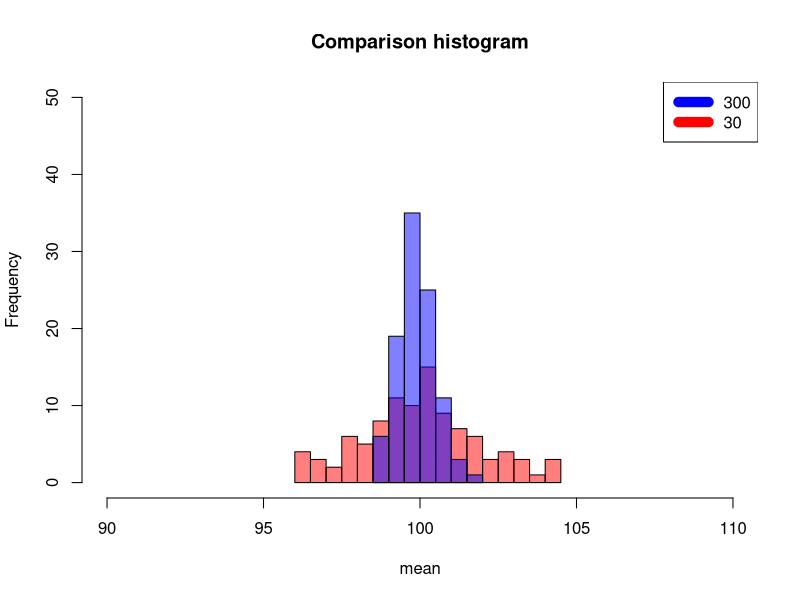
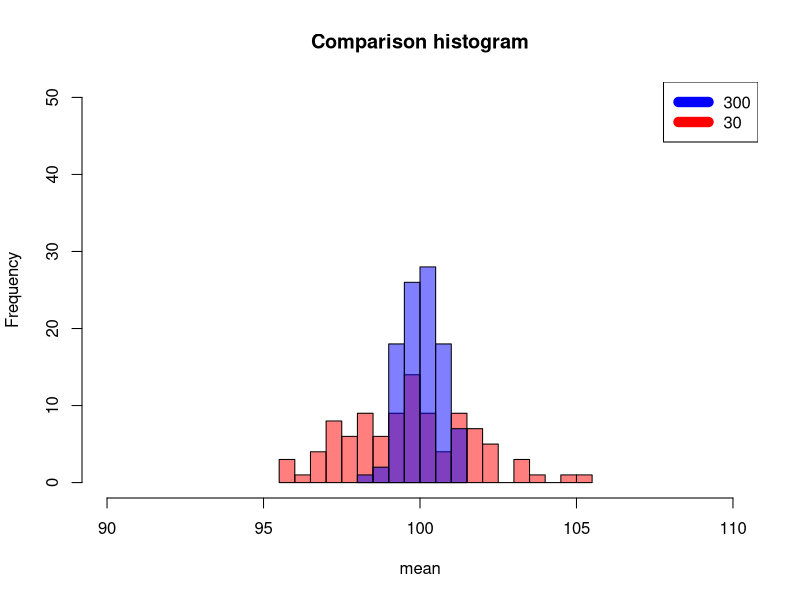

Source code (R) for these figures, in order:
## ---- chunk 1
knitr::opts_chunk$set(echo = TRUE)
## ---- chunk 2
set.seed(111)
## ---- chunk 3
sample30 <- mean(rnorm(30, 100, 10))
sample300 <- mean(rnorm(300, 100, 10))

together <- cbind(sample30, sample300)

print(together)

## ---- chunk 4

More30 <- replicate(100,mean(rnorm(30, 100, 10)))
More300 <- replicate(100, mean(rnorm(300, 100, 10)))


p30 <- hist(More30, col = rgb(1,0,0,0.5), xlim = c(90, 110), ylim = c(0, 50), breaks = 20, main = 'Comparison histogram', xlab = 'mean')
p300 <- hist(More300, col = rgb(0,0,1,0.5), add = T, breaks = 10)
legend("topright", c("300", "30"), col=c("blue", "red"), lwd=10)


## ---- chunk 5
set.seed(222)
## ---- chunk 6
sample30 <- mean(rnorm(30, 100, 10))
sample300 <- mean(rnorm(300, 100, 10))

together <- cbind(sample30, sample300)

print(together)

## ---- chunk 7

More30 <- replicate(100,mean(rnorm(30, 100, 10)))
More300 <- replicate(100, mean(rnorm(300, 100, 10)))


p30 <- hist(More30, col = rgb(1,0,0,0.5), xlim = c(90, 110), ylim = c(0, 50), breaks = 20, main = 'Comparison histogram', xlab = 'mean')
p300 <- hist(More300, col = rgb(0,0,1,0.5), add = T, breaks = 10)
legend("topright", c("300", "30"), col=c("blue", "red"), lwd=10)


## ---- chunk 8
sessionInfo()
